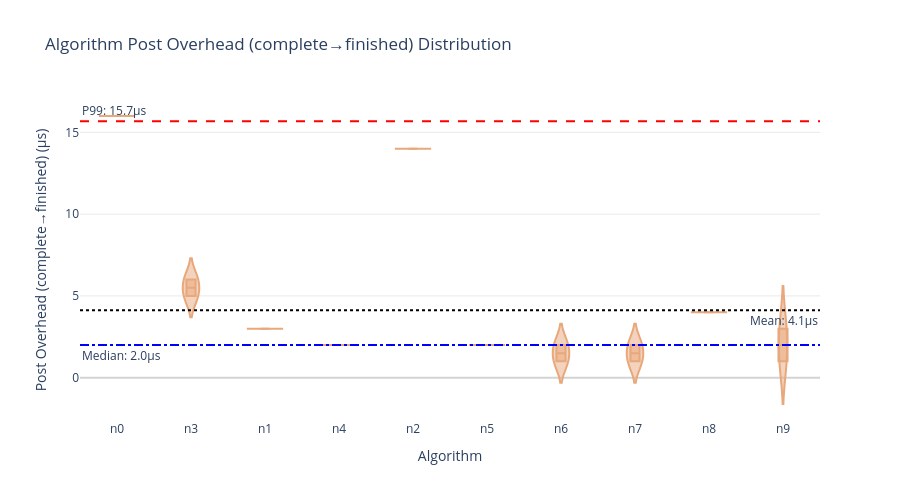

Source (notebook cell):
### Code cell
# Cell 3: Post Overhead Distribution by Algorithm
def draw_algo_post_violin(df, p99_cut=False):
    """
    Draw algorithm-level Post Overhead distribution
    Post: complete → finished
    """
    metric = 'post'
    metric_name = 'Post Overhead (complete→finished)'

    df_plot = df.copy()

    negative_mask = df_plot[metric] < 0
    if negative_mask.any():
        num_negative = negative_mask.sum()
        negative_samples = df_plot[negative_mask][metric].tolist()
        print(f"ERROR: Found {num_negative} negative value(s) in {metric}:")
        print(f"Negative values: {negative_samples[:10]}{'...' if num_negative > 10 else ''}")
        raise ValueError(f"Negative values detected in {metric}. Please check data quality.")

    if p99_cut:
        p99_threshold = df_plot[metric].quantile(0.99)
        df_plot = df_plot[df_plot[metric] <= p99_threshold]
        suffix = " (P99 Truncated)"
    else:
        suffix = ""

    fig = px.violin(
        df_plot,
        x='algo',
        y=metric,
        box=True,
        points="outliers",
        title=f"Algorithm {metric_name} Distribution{suffix}",
        color_discrete_sequence=[PLA['post']],  # 直接取单个颜色，注意是列表
        labels={'algo': 'Algorithm', metric: f'{metric_name} (µs)'}
    )

    mean_val = df_plot[metric].mean()
    median_val = df_plot[metric].median()
    p99_val = df_plot[metric].quantile(0.99)

    fig.add_hline(y=mean_val, line_dash="dot", line_color="black",
                  annotation_text=f"Mean: {mean_val:.1f}µs", annotation_position="bottom right")
    fig.add_hline(y=p99_val, line_dash="dash", line_color="red",
                  annotation_text=f"P99: {p99_val:.1f}µs", annotation_position="top left")
    fig.add_hline(y=median_val, line_dash="dashdot", line_color="blue",
                  annotation_text=f"Median: {median_val:.1f}µs", annotation_position="bottom left")

    fig.update_layout(plot_bgcolor='white', height=500, width=900)
    fig.update_yaxes(gridcolor='lightgray', gridwidth=0.5, zeroline=True, zerolinecolor='lightgray', range=[0, None])
    fig.show()

    print(f"\nPost Overhead - Mean: {mean_val:.1f}µs, P99: {p99_val:.1f}µs, Samples: {len(df_plot)}")

draw_algo_post_violin(analysis_df, p99_cut=False)

### Figure 1 — Plotly figure (JSON) as saved in the notebook; plotly's stock layout.template omitted (floating-point values rounded to 4 significant figures)
{"data": [{"alignmentgroup": "True", "box": {"visible": true}, "hovertemplate": "Algorithm=%{x}<br>Post Overhead (complete→finished) (µs)=%{y}<extra></extra>", "legendgroup": "", "marker": {"color": "#E8A87C"}, "name": "", "offsetgroup": "", "orientation": "v", "points": "outliers", "scalegroup": "True", "showlegend": false, "x": ["n0", "n3", "n1", "n4", "n2", "n5", "n6", "n7", "n8", "n9", "n3", "n4", "n5", "n6", "n7", "n8", "n9"], "x0": " ", "xaxis": "x", "y": [16, 5, 3, 2, 14, 2, 1, 2, 4, 3, 6, 2, 2, 2, 1, 4, 1], "y0": " ", "yaxis": "y", "type": "violin"}], "layout": {"xaxis": {"anchor": "y", "domain": [0.0, 1.0], "title": {"text": "Algorithm"}}, "yaxis": {"anchor": "x", "domain": [0.0, 1.0], "title": {"text": "Post Overhead (complete→finished) (µs)"}, "gridcolor": "lightgray", "gridwidth": 0.5, "zeroline": true, "zerolinecolor": "lightgray", "range": [0, null]}, "legend": {"tracegroupgap": 0}, "title": {"text": "Algorithm Post Overhead (complete→finished) Distribution"}, "violinmode": "group", "shapes": [{"line": {"color": "black", "dash": "dot"}, "type": "line", "x0": 0, "x1": 1, "xref": "x domain", "y0": 4.118, "y1": 4.118, "yref": "y"}, {"line": {"color": "red", "dash": "dash"}, "type": "line", "x0": 0, "x1": 1, "xref": "x domain", "y0": 15.68, "y1": 15.68, "yref": "y"}, {"line": {"color": "blue", "dash": "dashdot"}, "type": "line", "x0": 0, "x1": 1, "xref": "x domain", "y0": 2.0, "y1": 2.0, "yref": "y"}], "annotations": [{"showarrow": false, "text": "Mean: 4.1µs", "x": 1, "xanchor": "right", "xref": "x domain", "y": 4.118, "yanchor": "top", "yref": "y"}, {"showarrow": false, "text": "P99: 15.7µs", "x": 0, "xanchor": "left", "xref": "x domain", "y": 15.68, "yanchor": "bottom", "yref": "y"}, {"showarrow": false, "text": "Median: 2.0µs", "x": 0, "xanchor": "left", "xref": "x domain", "y": 2.0, "yanchor": "top", "yref": "y"}], "plot_bgcolor": "white", "height": 500, "width": 900}}
